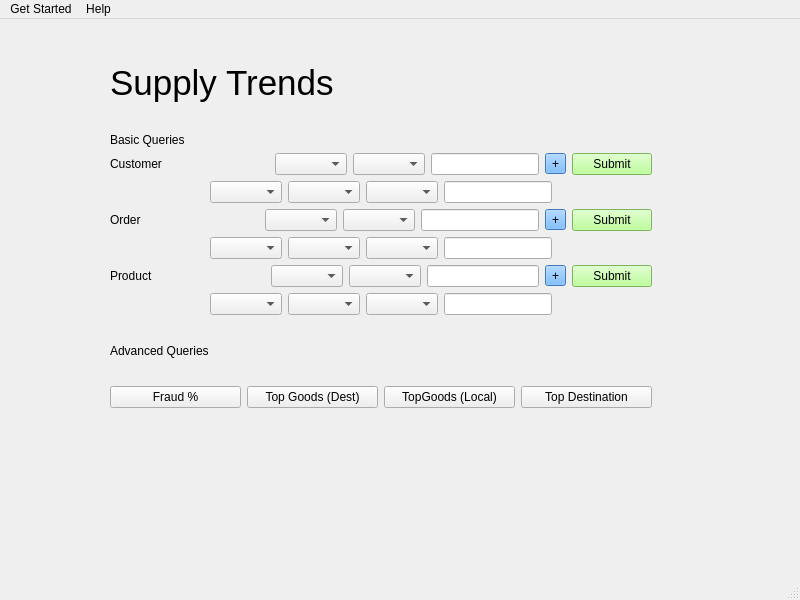
<?xml version="1.0" encoding="UTF-8"?>
<ui version="4.0">
 <class>MainWindow</class>
 <widget class="QMainWindow" name="MainWindow">
  <property name="geometry">
   <rect>
    <x>0</x>
    <y>0</y>
    <width>800</width>
    <height>600</height>
   </rect>
  </property>
  <property name="windowTitle">
   <string>MainWindow</string>
  </property>
  <widget class="QWidget" name="centralwidget">
   <widget class="QWidget" name="layoutWidget">
    <property name="geometry">
     <rect>
      <x>110</x>
      <y>20</y>
      <width>542</width>
      <height>369</height>
     </rect>
    </property>
    <layout class="QVBoxLayout" name="verticalLayout_2">
     <item>
      <widget class="QLabel" name="supplyTrendsTitle">
       <property name="font">
        <font>
         <family>MS Sans Serif</family>
         <pointsize>26</pointsize>
         <weight>50</weight>
         <italic>false</italic>
         <bold>false</bold>
        </font>
       </property>
       <property name="styleSheet">
        <string notr="true">font: 26pt &quot;MS Sans Serif&quot;;
</string>
       </property>
       <property name="text">
        <string>Supply Trends</string>
       </property>
      </widget>
     </item>
     <item>
      <layout class="QGridLayout" name="gridLayout">
       <item row="1" column="0">
        <layout class="QHBoxLayout" name="horizontalLayout">
         <item>
          <widget class="QLabel" name="uiCustomerLabel">
           <property name="text">
            <string>Customer</string>
           </property>
          </widget>
         </item>
         <item>
          <spacer name="horizontalSpacer_2">
           <property name="orientation">
            <enum>Qt::Horizontal</enum>
           </property>
           <property name="sizeHint" stdset="0">
            <size>
             <width>40</width>
             <height>20</height>
            </size>
           </property>
          </spacer>
         </item>
         <item>
          <widget class="QComboBox" name="uiCustomerSign"/>
         </item>
         <item>
          <widget class="QComboBox" name="uiCustomerColume"/>
         </item>
         <item>
          <widget class="QLineEdit" name="uiCustomerText"/>
         </item>
         <item>
          <widget class="QToolButton" name="uiCustomerAdd">
           <property name="styleSheet">
            <string notr="true">background-color: rgb(85, 170, 255);</string>
           </property>
           <property name="text">
            <string>+</string>
           </property>
          </widget>
         </item>
         <item>
          <widget class="QPushButton" name="uiCustomerSubmit">
           <property name="styleSheet">
            <string notr="true">background-color: rgb(170, 255, 127);</string>
           </property>
           <property name="text">
            <string>Submit</string>
           </property>
          </widget>
         </item>
        </layout>
       </item>
       <item row="5" column="0">
        <layout class="QHBoxLayout" name="horizontalLayout_3">
         <item>
          <widget class="QLabel" name="uiProductLabel">
           <property name="text">
            <string>Product</string>
           </property>
          </widget>
         </item>
         <item>
          <spacer name="horizontalSpacer_3">
           <property name="orientation">
            <enum>Qt::Horizontal</enum>
           </property>
           <property name="sizeHint" stdset="0">
            <size>
             <width>40</width>
             <height>20</height>
            </size>
           </property>
          </spacer>
         </item>
         <item>
          <widget class="QComboBox" name="uiProductColumn"/>
         </item>
         <item>
          <widget class="QComboBox" name="uiProductSign"/>
         </item>
         <item>
          <widget class="QLineEdit" name="uiProductText"/>
         </item>
         <item>
          <widget class="QToolButton" name="uiProductAdd">
           <property name="styleSheet">
            <string notr="true">background-color: rgb(85, 170, 255);</string>
           </property>
           <property name="text">
            <string>+</string>
           </property>
          </widget>
         </item>
         <item>
          <widget class="QPushButton" name="uiProductSubmit">
           <property name="styleSheet">
            <string notr="true">background-color: rgb(170, 255, 127);</string>
           </property>
           <property name="text">
            <string>Submit</string>
           </property>
          </widget>
         </item>
        </layout>
       </item>
       <item row="3" column="0">
        <layout class="QHBoxLayout" name="horizontalLayout_2">
         <item>
          <widget class="QLabel" name="uiOrderLabel">
           <property name="text">
            <string>Order</string>
           </property>
          </widget>
         </item>
         <item>
          <spacer name="horizontalSpacer">
           <property name="orientation">
            <enum>Qt::Horizontal</enum>
           </property>
           <property name="sizeHint" stdset="0">
            <size>
             <width>40</width>
             <height>20</height>
            </size>
           </property>
          </spacer>
         </item>
         <item>
          <widget class="QComboBox" name="uiOrderColumn"/>
         </item>
         <item>
          <widget class="QComboBox" name="uiOrderSign"/>
         </item>
         <item>
          <widget class="QLineEdit" name="uiOrderText"/>
         </item>
         <item>
          <widget class="QToolButton" name="uiOrderAdd">
           <property name="styleSheet">
            <string notr="true">background-color: rgb(85, 170, 255);</string>
           </property>
           <property name="text">
            <string>+</string>
           </property>
          </widget>
         </item>
         <item>
          <widget class="QPushButton" name="uiOrderSubmit">
           <property name="styleSheet">
            <string notr="true">background-color: rgb(170, 255, 127);</string>
           </property>
           <property name="text">
            <string>Submit</string>
           </property>
          </widget>
         </item>
        </layout>
       </item>
       <item row="0" column="0">
        <widget class="QLabel" name="basicTitle">
         <property name="styleSheet">
          <string notr="true">font: 12pt &quot;MS Sans Serif&quot;;</string>
         </property>
         <property name="text">
          <string>Basic Queries</string>
         </property>
        </widget>
       </item>
       <item row="2" column="0">
        <layout class="QHBoxLayout" name="horizontalLayout_5">
         <item>
          <spacer name="horizontalSpacer_4">
           <property name="orientation">
            <enum>Qt::Horizontal</enum>
           </property>
           <property name="sizeHint" stdset="0">
            <size>
             <width>40</width>
             <height>20</height>
            </size>
           </property>
          </spacer>
         </item>
         <item>
          <widget class="QComboBox" name="uiAddAndCombo"/>
         </item>
         <item>
          <widget class="QComboBox" name="uiAddAttributeCombo"/>
         </item>
         <item>
          <widget class="QComboBox" name="uiAddSignCombo"/>
         </item>
         <item>
          <widget class="QLineEdit" name="uiAddText"/>
         </item>
         <item>
          <spacer name="horizontalSpacer_5">
           <property name="orientation">
            <enum>Qt::Horizontal</enum>
           </property>
           <property name="sizeHint" stdset="0">
            <size>
             <width>40</width>
             <height>20</height>
            </size>
           </property>
          </spacer>
         </item>
        </layout>
       </item>
       <item row="4" column="0">
        <layout class="QHBoxLayout" name="horizontalLayout_6">
         <item>
          <spacer name="horizontalSpacer_6">
           <property name="orientation">
            <enum>Qt::Horizontal</enum>
           </property>
           <property name="sizeHint" stdset="0">
            <size>
             <width>40</width>
             <height>20</height>
            </size>
           </property>
          </spacer>
         </item>
         <item>
          <widget class="QComboBox" name="uiAddAndCombo_2"/>
         </item>
         <item>
          <widget class="QComboBox" name="uiAddAttributeCombo_2"/>
         </item>
         <item>
          <widget class="QComboBox" name="uiAddSignCombo_2"/>
         </item>
         <item>
          <widget class="QLineEdit" name="uiAddText_2"/>
         </item>
         <item>
          <spacer name="horizontalSpacer_7">
           <property name="orientation">
            <enum>Qt::Horizontal</enum>
           </property>
           <property name="sizeHint" stdset="0">
            <size>
             <width>40</width>
             <height>20</height>
            </size>
           </property>
          </spacer>
         </item>
        </layout>
       </item>
       <item row="6" column="0">
        <layout class="QHBoxLayout" name="horizontalLayout_7">
         <item>
          <spacer name="horizontalSpacer_8">
           <property name="orientation">
            <enum>Qt::Horizontal</enum>
           </property>
           <property name="sizeHint" stdset="0">
            <size>
             <width>40</width>
             <height>20</height>
            </size>
           </property>
          </spacer>
         </item>
         <item>
          <widget class="QComboBox" name="uiAddAndCombo_3"/>
         </item>
         <item>
          <widget class="QComboBox" name="uiAddAttributeCombo_3"/>
         </item>
         <item>
          <widget class="QComboBox" name="uiAddSignCombo_3"/>
         </item>
         <item>
          <widget class="QLineEdit" name="uiAddText_3"/>
         </item>
         <item>
          <spacer name="horizontalSpacer_9">
           <property name="orientation">
            <enum>Qt::Horizontal</enum>
           </property>
           <property name="sizeHint" stdset="0">
            <size>
             <width>40</width>
             <height>20</height>
            </size>
           </property>
          </spacer>
         </item>
        </layout>
       </item>
      </layout>
     </item>
     <item>
      <layout class="QVBoxLayout" name="verticalLayout">
       <item>
        <widget class="QLabel" name="advanceTitle">
         <property name="styleSheet">
          <string notr="true">font: 10pt &quot;MS Shell Dlg 2&quot;;
font: 12pt &quot;MS Sans Serif&quot;;</string>
         </property>
         <property name="text">
          <string>Advanced Queries</string>
         </property>
        </widget>
       </item>
       <item>
        <layout class="QHBoxLayout" name="horizontalLayout_4">
         <item>
          <widget class="QPushButton" name="uiFraud">
           <property name="text">
            <string>Fraud %</string>
           </property>
          </widget>
         </item>
         <item>
          <widget class="QPushButton" name="uiTopGoodDest">
           <property name="text">
            <string>Top Goods (Dest)</string>
           </property>
          </widget>
         </item>
         <item>
          <widget class="QPushButton" name="uiTopGoodLocal">
           <property name="text">
            <string>TopGoods (Local)</string>
           </property>
          </widget>
         </item>
         <item>
          <widget class="QPushButton" name="uiTopDest">
           <property name="text">
            <string>Top Destination</string>
           </property>
          </widget>
         </item>
        </layout>
       </item>
      </layout>
     </item>
    </layout>
   </widget>
  </widget>
  <widget class="QStatusBar" name="statusbar"/>
  <widget class="QMenuBar" name="menubar">
   <property name="geometry">
    <rect>
     <x>0</x>
     <y>0</y>
     <width>800</width>
     <height>26</height>
    </rect>
   </property>
   <widget class="QMenu" name="menuGet_Start">
    <property name="title">
     <string>Get Started</string>
    </property>
   </widget>
   <widget class="QMenu" name="menuHelp">
    <property name="title">
     <string>Help</string>
    </property>
   </widget>
   <addaction name="menuGet_Start"/>
   <addaction name="menuHelp"/>
  </widget>
 </widget>
 <resources/>
 <connections/>
</ui>
